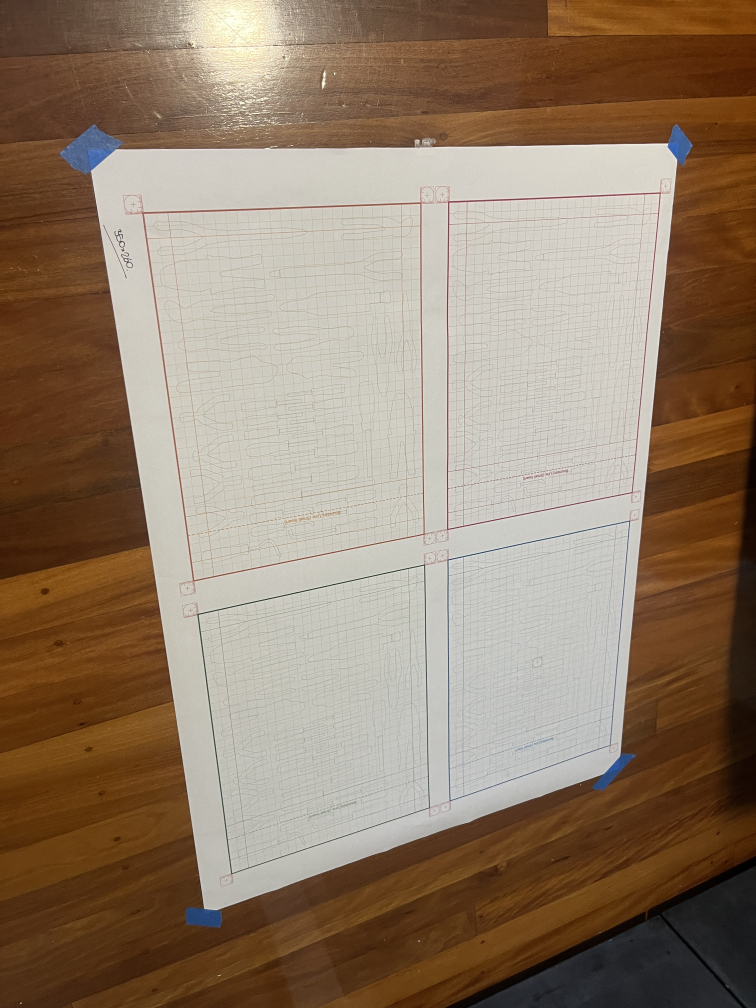
#> input picture data/inputs/colour_benchmark/ceilinglight__badangle__flat__01.JPG, 3024 x 4032 px (shown at 1/4 size)
$ python -i crop.py   (imports and definitions only)
#> lines starting #> are read from the running program, lines starting #| are printed output that depends on the picture; after the words box and inside, x2 and y2 are one past the last pixel; in counts of white or black regions, pixels touching at a corner belong together
#> further down, picture is the input picture: shape (4032, 3024, 3); mean B, G, R 106, 125.8, 145.7
### src/armourcore_cds/utils/image_ops.py
from __future__ import annotations

from pathlib import Path

import cv2
import numpy as np


# [6 lines left out: function ensure_uint8_bgr, not called in this run]


def to_gray(image: np.ndarray) -> np.ndarray:
    if image.ndim == 2:
        return image
    return cv2.cvtColor(image, cv2.COLOR_BGR2GRAY)
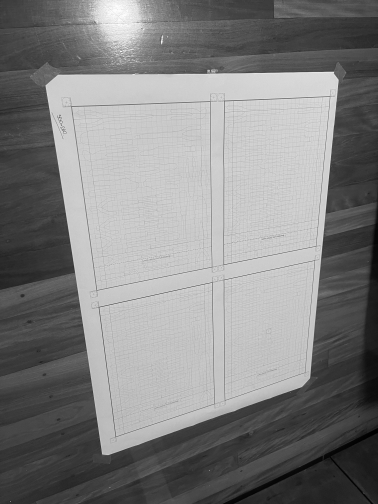
#> returned value: shape (4032, 3024) (shown at 1/8 size); min 0, max 254, mean 129.5


# [33 lines left out: functions resize_long_edge, save_image, draw_polygon, stack_debug_h, not called in this run]

### src/armourcore_cds/phase1/crop.py
"""Phase 1 inner-border crop recovery."""

from __future__ import annotations

from dataclasses import dataclass

import cv2
import numpy as np

from armourcore_cds.utils.image_ops import to_gray


@dataclass
class InnerBorderCropResult:
    cropped_image: np.ndarray
    inner_rect_xyxy: tuple[int, int, int, int]
    border_samples_px: dict[str, int]
    preview_binary: np.ndarray


def _find_peak_run(profile: np.ndarray, prefer_start: bool) -> tuple[int, int]:
    if profile.size == 0:
        return 0, 0

    threshold = max(float(np.percentile(profile, 92)) * 0.55, 0.10)
    runs: list[tuple[int, int]] = []
    in_run = False
    start = 0

    for idx, value in enumerate(profile):
        if value >= threshold:
            if not in_run:
                start = idx
                in_run = True
        else:
            if in_run:
                runs.append((start, idx - 1))
                in_run = False

    if in_run:
        runs.append((start, len(profile) - 1))

    if not runs:
        peak = int(np.argmax(profile))
        return peak, peak

    best_run = runs[0]
    best_score = float('-inf')
    length = max(len(profile), 1)
    for run_start, run_end in runs:
        run_slice = profile[run_start:run_end + 1]
        run_strength = float(run_slice.mean())
        run_len = run_end - run_start + 1
        edge_distance = run_start if prefer_start else (length - 1 - run_end)
        score = (run_strength * run_len) - ((edge_distance / length) * 0.5)
        if score > best_score:
            best_score = score
            best_run = (run_start, run_end)
    return best_run


def find_inner_border_crop(rectified_image: np.ndarray) -> InnerBorderCropResult:
    gray = to_gray(rectified_image)
    blur = cv2.GaussianBlur(gray, (5, 5), 0)
    binary = cv2.adaptiveThreshold(
        blur,
        255,
        cv2.ADAPTIVE_THRESH_GAUSSIAN_C,
        cv2.THRESH_BINARY_INV,
        51,
        9,
    )
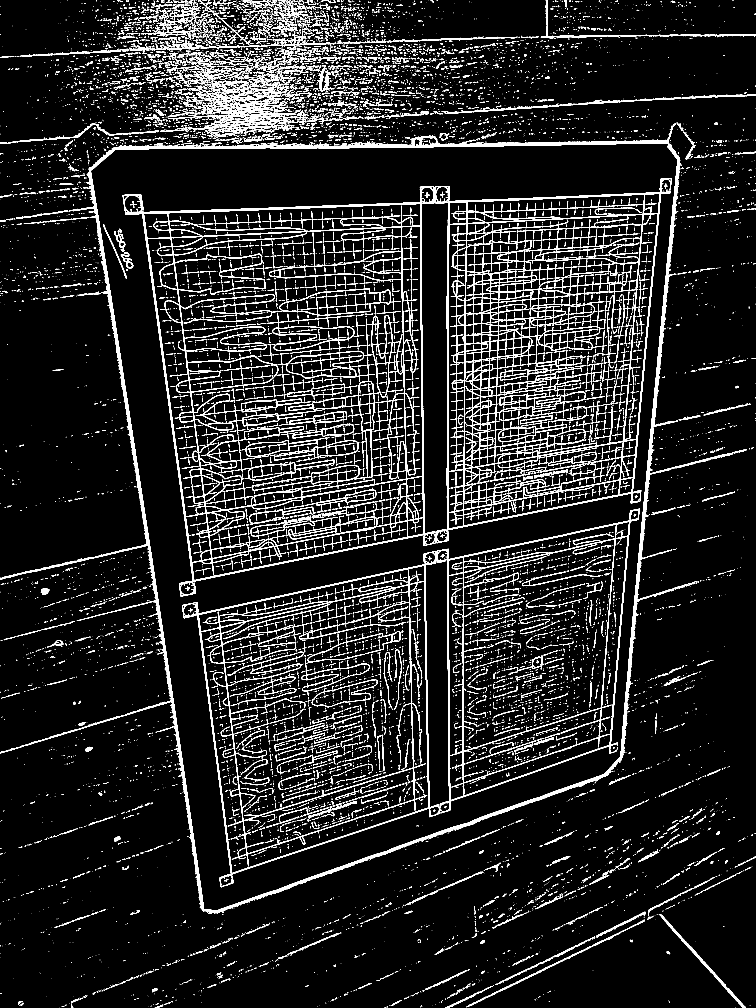
#> binary: shape (4032, 3024) (shown at 1/4 size); 7.7% white; 16376 white regions (11792 under 20 px), largest, box (x1, y1, x2, y2) and area: (0, 493, 2988, 3655) 129110, (490, 746, 1742, 2386) 95592, (1741, 713, 2687, 2173) 92054
    binary = cv2.morphologyEx(
        binary,
        cv2.MORPH_CLOSE,
        cv2.getStructuringElement(cv2.MORPH_RECT, (3, 3)),
        iterations=1,
    )
#> binary: shape (4032, 3024); 7.9% white; 12825 white regions (9192 under 20 px), largest, box (x1, y1, x2, y2) and area: (1741, 713, 2687, 2173) 138123, (490, 746, 1742, 2386) 135455, (0, 493, 2988, 3655) 132248

    h, w = rectified_image.shape[:2]
    search_y = max(20, int(round(h * 0.18)))
    search_x = max(20, int(round(w * 0.12)))

    centre_x0 = int(round(w * 0.12))
    centre_x1 = int(round(w * 0.88))
    centre_y0 = int(round(h * 0.12))
    centre_y1 = int(round(h * 0.88))

    top_strength = (binary[:search_y, centre_x0:centre_x1] > 0).mean(axis=1)
#> top_strength = 726 values, max 0.554 at index 585, min 0.000435 at index 682, mean 0.121
    bottom_strength = (binary[h - search_y:, centre_x0:centre_x1] > 0).mean(axis=1)
#> bottom_strength = 726 values, max 0.0727 at index 44, min 0.0104 at index 563, mean 0.0353
    left_strength = (binary[centre_y0:centre_y1, :search_x] > 0).mean(axis=0)
#> left_strength = 363 values, max 0.0509 at index 362, min 0.00849 at index 38, mean 0.02
    right_strength = (binary[centre_y0:centre_y1, w - search_x:] > 0).mean(axis=0)
#> right_strength = 363 values, max 0.0901 at index 22, min 0.00522 at index 350, mean 0.0255

    _, top_end = _find_peak_run(top_strength, prefer_start=True)
#> in _find_peak_run, `threshold = max(float(np.percentile(profile, 92)) * 0.55, 0.10)`: threshold = 0.104
#> the loop in _find_peak_run, `for idx, value in enumerate(profile):` made 726 passes
#> (value, in_run) on passes 3, 10, 11, 12, 17, 18, 19, 24: (0.112, True), (0.104, False), (0.104, True), (0.0857, False), (0.114, True), (0.103, False), (0.107, True), (0.0988, False)
#> after the loop in _find_peak_run, `for idx, value in enumerate(profile):`: in_run = False; runs = 30 pairs, first value 2 to 562, second value 8 to 595; start = 562
#> in _find_peak_run, `best_run = runs[0]`: best_run = (2, 8)
#> in _find_peak_run, `length = max(len(profile), 1)`: length = 726
#> the loop in _find_peak_run, `for run_start, run_end in runs:` made 30 passes
#> (run_start, run_end, run_slice, run_strength, run_len, edge_distance, score, best_score) on pass 1: (2, 8, [0.112, 0.123, 0.138, 0.143, 0.14, 0.119, 0.106], 0.126, 7, 2, 0.879, 0.879)
#> after the loop in _find_peak_run, `for run_start, run_end in runs:`: best_score = 23.93
#> top_end = 501
    bottom_start, _ = _find_peak_run(bottom_strength, prefer_start=False)
#> the loop in _find_peak_run (call 2), `for idx, value in enumerate(profile):` made 726 passes
#> value on passes 1 to 3: 0.0592, 0.0605, 0.0596
#> bottom_start = 44
    _, left_end = _find_peak_run(left_strength, prefer_start=True)
#> left_end = 362
    right_start, _ = _find_peak_run(right_strength, prefer_start=False)
#> right_start = 22

    y0 = int(np.clip(top_end + 1, 0, h - 2))
#> y0 = 502
    y1 = int(np.clip((h - search_y) + bottom_start - 1, y0 + 1, h - 1))
#> y1 = 3349
    x0 = int(np.clip(left_end + 1, 0, w - 2))
#> x0 = 363
    x1 = int(np.clip((w - search_x) + right_start - 1, x0 + 1, w - 1))
#> x1 = 2682

    if (x1 - x0) < (w * 0.50) or (y1 - y0) < (h * 0.50):
        fallback_pad_x = max(2, int(round(w * 0.01)))
        fallback_pad_y = max(2, int(round(h * 0.01)))
        x0 = fallback_pad_x
        x1 = w - fallback_pad_x
        y0 = fallback_pad_y
        y1 = h - fallback_pad_y

    cropped = rectified_image[y0:y1, x0:x1].copy()
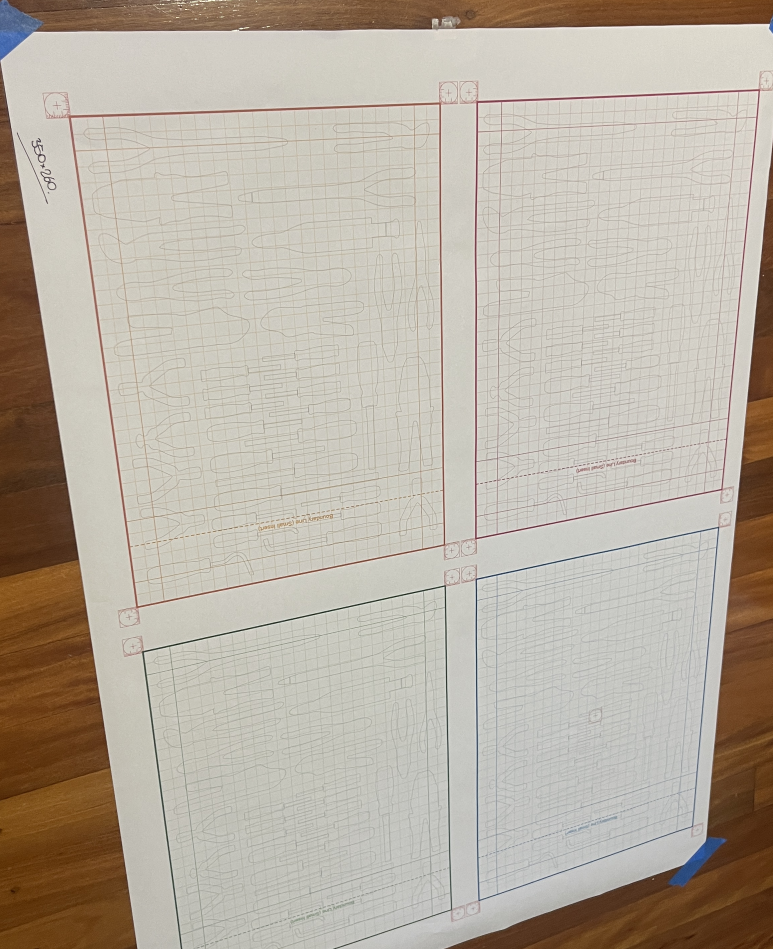
#> cropped: shape (2847, 2319, 3) (shown at 1/3 size); mean B, G, R 163.1, 175.7, 184.6
    return InnerBorderCropResult(
        cropped_image=cropped,
        inner_rect_xyxy=(x0, y0, x1, y1),
        border_samples_px={
            'top': int(y0),
            'bottom': int(h - y1),
            'left': int(x0),
            'right': int(w - x1),
        },
        preview_binary=binary,
    )

>>> import cv2
>>> picture = cv2.imread('../../../data/inputs/colour_benchmark/ceilinglight__badangle__flat__01.JPG')
>>> result = find_inner_border_crop(picture)

$ run again, on data/inputs/colour_benchmark/ceilinglight__goodangle__flat__01.JPG
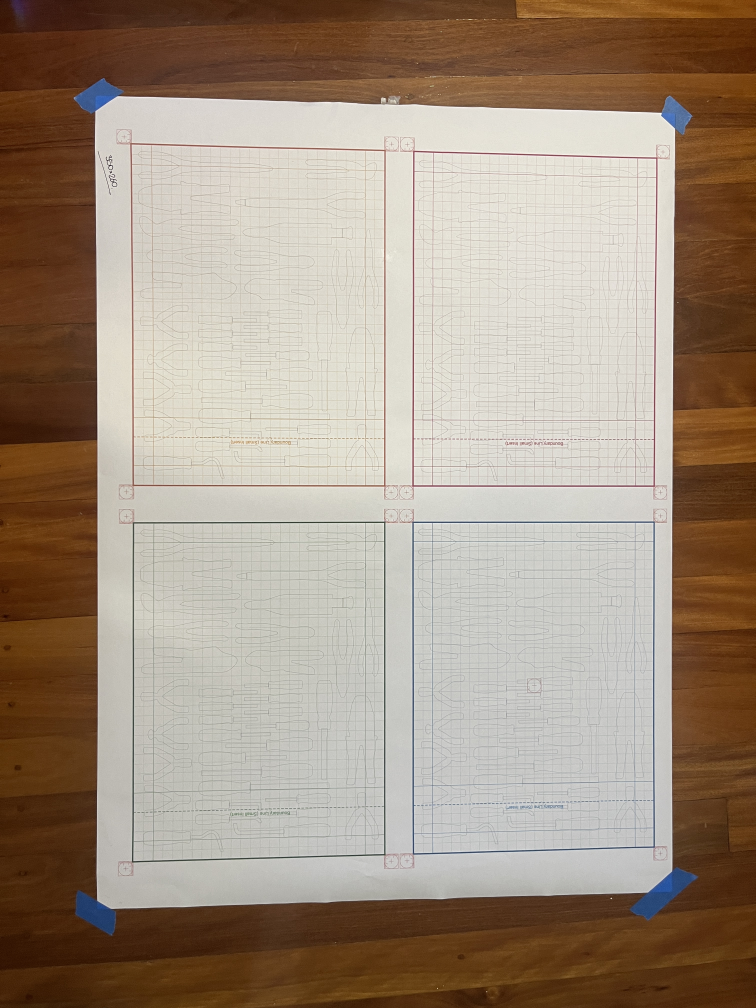
#> input picture data/inputs/colour_benchmark/ceilinglight__goodangle__flat__01.JPG, 3024 x 4032 px (shown at 1/4 size)
#> picture is the input picture: shape (4032, 3024, 3); mean B, G, R 129.2, 145.8, 162.3
#> in find_inner_border_crop, `binary = cv2.adaptiveThreshold( blur, 255, cv2.ADAPTIVE_THRESH_GAUSSIA..`:
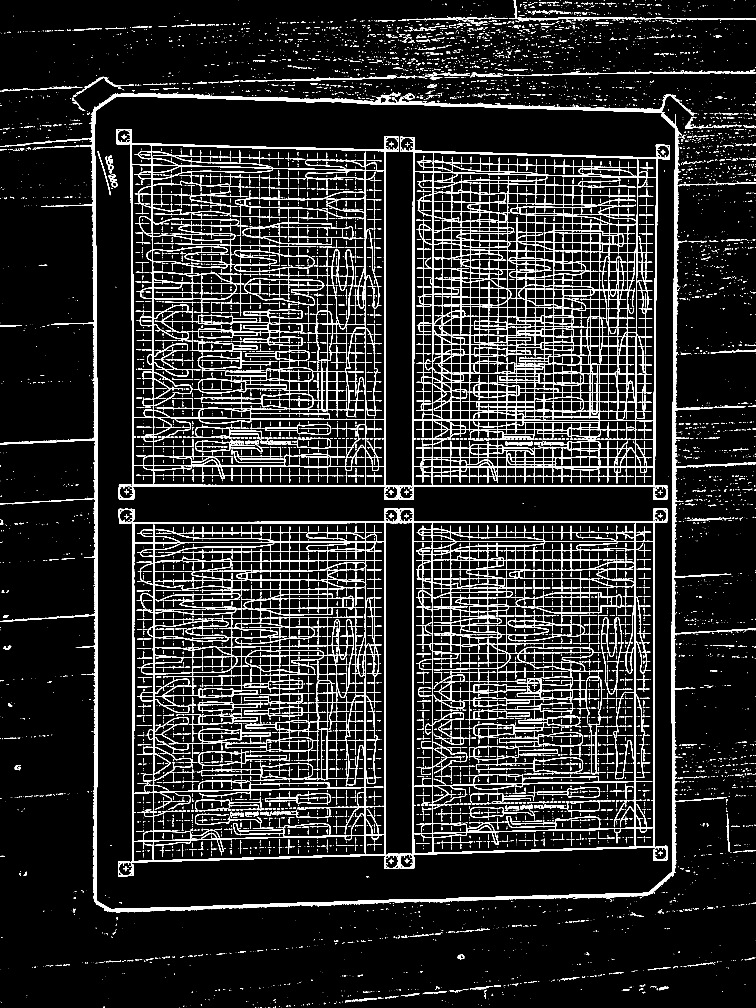
#> binary: shape (4032, 3024) (shown at 1/4 size); 8.9% white; 10493 white regions (7222 under 20 px), largest, box (x1, y1, x2, y2) and area: (1597, 578, 2680, 1999) 191748, (0, 370, 3024, 3651) 147306, (466, 517, 1595, 1998) 105863
#> top_strength = 726 values, max 0.372 at index 73, min 0.00218 at index 68, mean 0.0759
#> bottom_strength = 726 values, max 0.238 at index 16, min 0 at index 372, mean 0.0492
#> left_strength = 363 values, max 0.0225 at index 0, min 0.0062 at index 58, mean 0.0121
#> right_strength = 363 values, max 0.834 at index 36, min 0.00783 at index 20, mean 0.06
#> threshold = 0.101
#> the loop in _find_peak_run, `for idx, value in enumerate(profile):` made 726 passes
#> in_run on passes 72, 81, 83, 84, 293, 305, 311, 318: True, False, True, False, True, False, True, False
#> after the loop in _find_peak_run, `for idx, value in enumerate(profile):`: in_run = True; runs = [(71, 79), (82, 82), (292, 303), (310, 316), (320, 323), (375, 442), (576, 602), (604, 635), (639, 644), (649, 716)]; start = 719
#> in _find_peak_run, `best_run = runs[0]`: best_run = (71, 79)
#> length = 726
#> the loop in _find_peak_run, `for run_start, run_end in runs:` made 11 passes
#> (run_start, run_end, run_slice, run_strength, run_len, edge_distance, score, best_score) on pass 1: (71, 79, [0.21, 0.32, 0.372, 0.336, 0.26, 0.183, 0.158, 0.131, 0.111], 0.231, 9, 71, 2.03, 2.03)
#> after the loop in _find_peak_run, `for run_start, run_end in runs:`: best_score = 12.85
#> top_end = 442
#> the loop in _find_peak_run (call 2), `for idx, value in enumerate(profile):` made 726 passes
#> (value, in_run) on passes 1, 32, 35, 60: (0.142, True), (0.0944, False), (0.114, True), (0.0988, False)
#> the loop in _find_peak_run (call 2), `for run_start, run_end in runs:` made 5 passes
#> (run_start, run_end, run_strength, run_len, edge_distance, score, best_score) on passes 1, 4, 5: (0, 30, 0.147, 31, 695, 4.08, 4.08), (81, 139, 0.13, 59, 586, 7.24, 7.24), (271, 336, 0.17, 66, 389, 10.98, 10.98)
#> bottom_start = 271
#> left_end = 0
#> right_start = 26
#> y0 = 443
#> y1 = 3576
#> x0 = 1
#> x1 = 2686
#> in find_inner_border_crop, `cropped = rectified_image[y0:y1, x0:x1].copy()`:
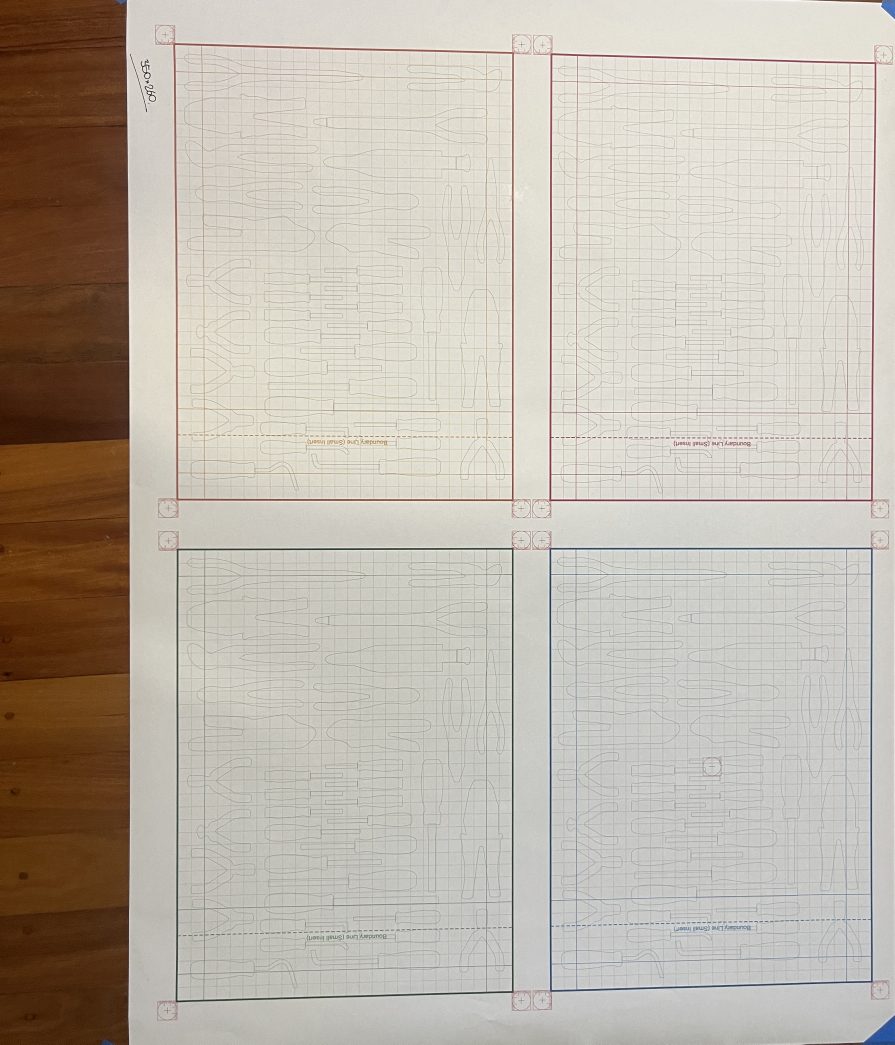
#> cropped: shape (3133, 2685, 3) (shown at 1/3 size); mean B, G, R 171.6, 182.7, 190.5
